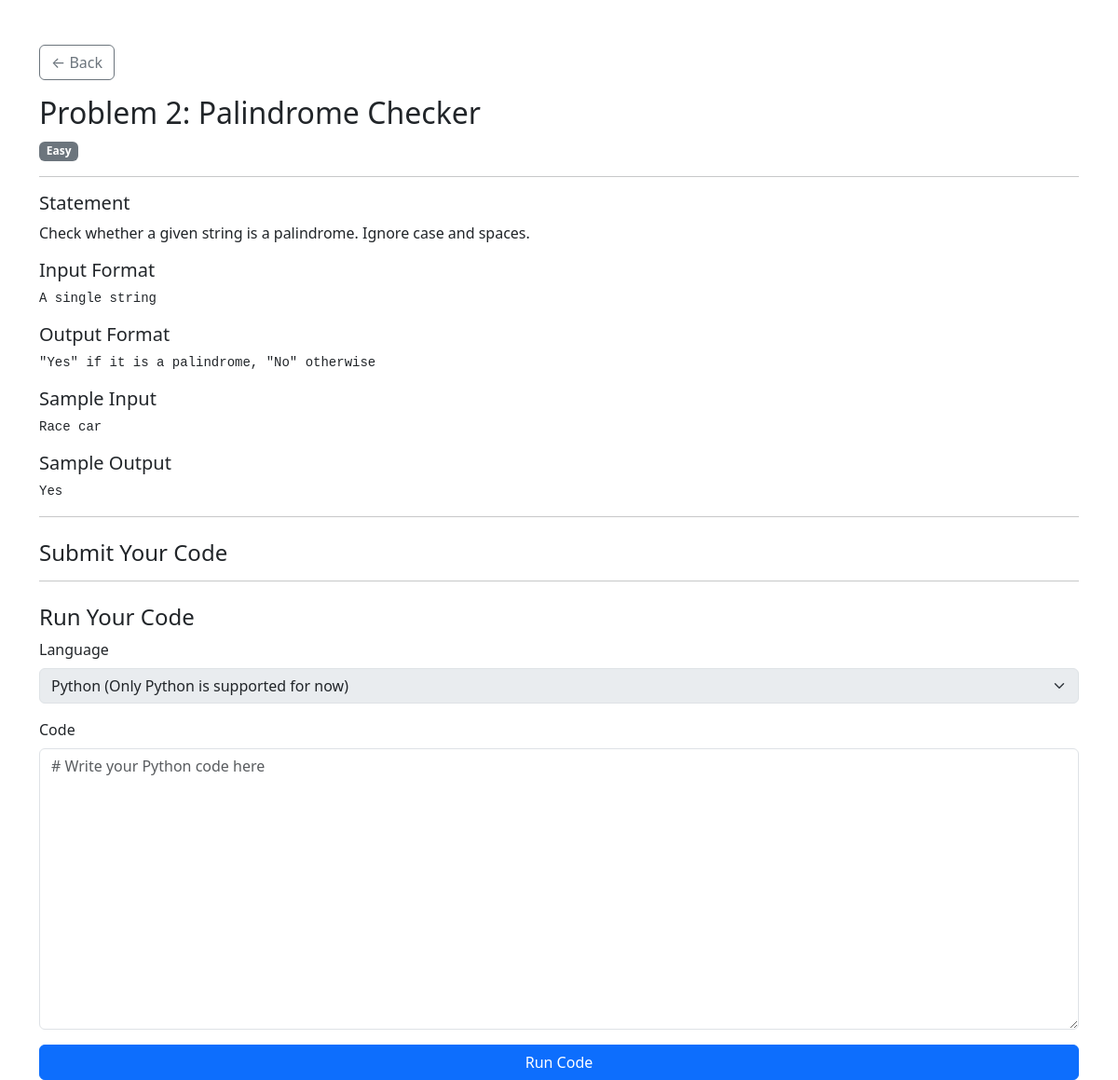
Screenshot of /problems/2/ (signed in) with the database file from the repository.
### problems/models.py (models this page shows, shortened)
class Problem(models.Model):
    DIFFICULTY_CHOICES = [
        ('Easy', 'Easy'),
        ('Medium', 'Medium'),
        ('Hard', 'Hard'),
    ]
    title = models.CharField(max_length=100)
    statement = models.TextField()
    input_format = models.TextField()
    output_format = models.TextField()
    sample_input = models.TextField()
    sample_output = models.TextField()
    difficulty = models.CharField(max_length=10, choices=DIFFICULTY_CHOICES)
    created_at = models.DateTimeField(auto_now_add=True)

### problems/views.py (the view, shortened to what this page needs)
# urls.py: path('<int:problem_id>/', views.problem_detail, name='problem_detail'),
@login_required
def problem_detail(request, problem_id):
    problem = get_object_or_404(Problem, id=problem_id)
    return render(request, "problems/problem_detail.html", {"problem": problem})

### templates/problems/problem_detail.html (shortened to what this page needs)
<!DOCTYPE html>
<html>
<head>
  <link href="https://cdn.jsdelivr.net/npm/bootstrap@5.3.0/dist/css/bootstrap.min.css" rel="stylesheet" />
</head>
<body>
<div class="container mt-5">
  <a href="/problems/" class="btn btn-outline-secondary mb-3">&larr; Back</a>
  <h2>{{ problem.title }}</h2>
  <span class="badge bg-secondary">{{ problem.difficulty }}</span>
  <hr>
  <h5>Statement</h5>
  <p>{{ problem.statement }}</p>
  <h5>Input Format</h5>
  <pre>{{ problem.input_format }}</pre>
  <h5>Output Format</h5>
  <pre>{{ problem.output_format }}</pre>
  <h5>Sample Input</h5>
  <pre>{{ problem.sample_input }}</pre>
  <h5>Sample Output</h5>
  <pre>{{ problem.sample_output }}</pre>
  <hr>
  <h4 class="mt-4">Submit Your Code</h4>
    <hr>
  <h4 class="mt-4">Run Your Code</h4>
  <form method="POST" action="{% url 'run_submission' problem.id %}">
    <div class="mb-3">
      <label for="language" class="form-label">Language</label>
      <select name="language" id="language" class="form-select" disabled>
        <option value="py" selected>Python (Only Python is supported for now)</option>
      </select>
    </div>
    <div class="mb-3">
      <label for="code" class="form-label">Code</label>
      <textarea name="code" class="form-control" id="code" rows="12" placeholder="# Write your Python code here" required></textarea>
    </div>
    <button type="submit" class="btn btn-primary w-100">Run Code</button>
  </form>
</div>
</body>
</html>

### rows the page displays
Problem: title "Problem 2: Palindrome Checker", difficulty "Easy", statement "Check whether a given string is a palindrome. Ignore case and spaces.", input_format "A single string", output_format "\"Yes\" if it is a palindrome, \"No\" otherwise", sample_input "Race car", sample_output "Yes"
